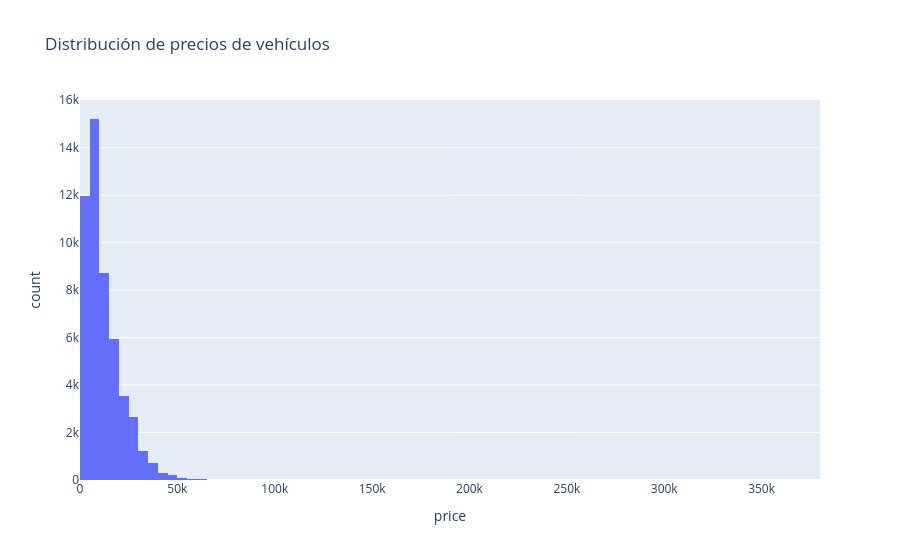

Notebook code for this chart:
### Markdown cell above
### Distribución general de los precios

Después de la limpieza, el precio promedio de los vehículos es de aproximadamente $12,339, mientras que la mediana es de $9,495.

La diferencia entre ambas medidas muestra que la distribución de precios presenta un sesgo hacia la derecha. Esto se debe a la presencia de vehículos con precios considerablemente altos, que elevan el promedio.

El 50% central de los precios se encuentra aproximadamente entre $5,300 y $16,950. Debido al sesgo de la distribución, la mediana resulta una medida más representativa del precio típico de los vehículos del conjunto de datos.

### Code cell
fig = px.histogram(
    df,
    x='price',
    nbins=100,
    title='Distribución de precios de vehículos'
)

fig.show()

### Figure 1 — Plotly figure (JSON) as saved in the notebook; plotly's stock layout.template omitted (floating-point values rounded to 4 significant figures; data arrays with more than 128 entries replaced by an {"elided": "..."} marker saying what was removed)
{"data": [{"bingroup": "x", "hovertemplate": "price=%{x}<br>count=%{y}<extra></extra>", "legendgroup": "", "marker": {"color": "#636efa", "pattern": {"shape": ""}}, "name": "", "nbinsx": 100, "orientation": "v", "showlegend": false, "type": "histogram", "x": {"elided": "50662 int values"}, "xaxis": "x", "yaxis": "y"}], "layout": {"barmode": "relative", "legend": {"tracegroupgap": 0}, "title": {"text": "Distribución de precios de vehículos"}, "xaxis": {"anchor": "y", "domain": [0, 1], "title": {"text": "price"}}, "yaxis": {"anchor": "x", "domain": [0, 1], "title": {"text": "count"}}}}
